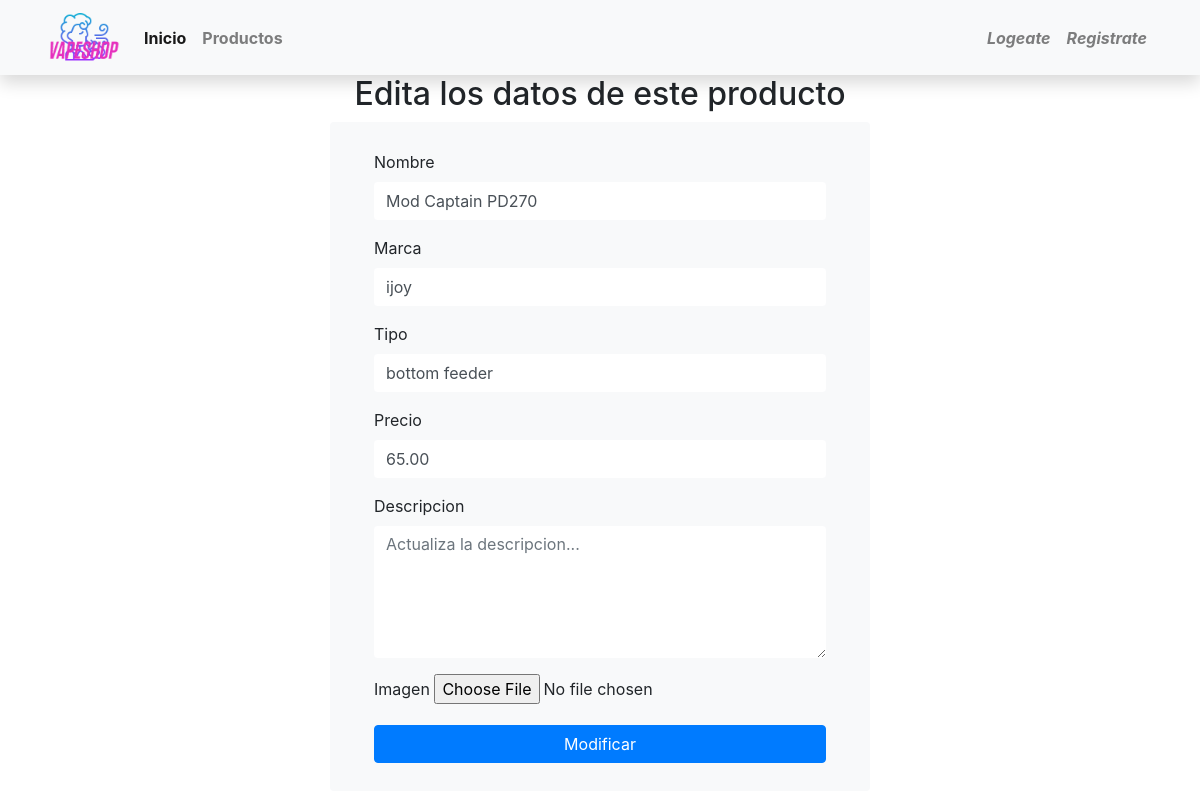
The app's page /updateproduct.php?id_producto=3 with its own data.
### tables this page shows
CREATE TABLE productos(
    id_producto INT NOT NULL AUTO_INCREMENT,
    nombre VARCHAR(20) NOT NULL,
    marca VARCHAR(20) NOT NULL,
    tipo VARCHAR (15) NOT NULL,
    descripcion VARCHAR(500),
    precio DECIMAL(6, 2),
    stock DECIMAL not NULL,
    id_categoria INT,
    imagen_producto TEXT,
    FOREIGN KEY(id_categoria) REFERENCES categorias(id_categoria),
    PRIMARY KEY(id_producto)
);

### updateproduct.php (the view, shortened to what this page needs)
<!doctype html>
<html lang="en">
<head>
    <link rel="stylesheet" href="https://stackpath.bootstrapcdn.com/bootstrap/4.3.1/css/bootstrap.min.css">
</head>
<body>
    <?php
    require_once 'assets/layouts/nav.php';
    include 'functions/update_functions.php';
    $id_producto = $_REQUEST['id_producto'];
    $sentencia = "SELECT * from productos where id_producto='$id_producto'" or die("Error: %s\n" . $con->error);
    $resultado = mysqli_query($con, $sentencia);
    $fila = $resultado->fetch_assoc();
    ?>
    <div id="updateproducts">
        <center>
            <h2>Edita los datos de este producto</h2>
        </center>
        <div class="container">
            <div class="row">
                <div class="col-md-6 mx-auto">
                    <div class="card border-0 bg-light px-4 py-2">
                        <form action="" method="post" onsubmit="validate_update()"  enctype="multipart/form-data">
                            <div class="card-body">
                                <div class="form-group">
                                    <label for="">Nombre</label>
                                    <input class="form-control border-0" type="text" name="nombre" id="nombre" placeholder="Actualiza el nombre..." value="<?php echo $fila['nombre']; ?>">
                                </div>
                                <div class="form-group">
                                    <label for="">Marca</label><input class="form-control border-0" type="text" name="marca" id="marca" placeholder="Actualiza la marca..." value="<?php echo $fila['marca']; ?>">
                                </div>
                                <div class="form-group">
                                    <label for="">Tipo</label><input class="form-control border-0" type="text" name="tipo" id="tipo" placeholder="Actualiza el tipo..." value="<?php echo $fila['tipo']; ?>">
                                </div>
                                <div class="form-group">
                                    <label for="">Precio</label><input class="form-control border-0" type="number" name="precio" id="precio" placeholder="Actualiza el precio..." value="<?php echo $fila['precio']; ?>">
                                </div>
                                <div class="form-group">
                                    <label for="">Descripcion</label><textarea class="form-control border-0" name="descripcion" id="descripcion" cols="30" rows="5" placeholder="Actualiza la descripcion..."></textarea>
                                </div>
                                <div class="form-group">
                                    <label for="">Imagen</label>
                                    <input type="file" name="imagen_producto">
                                </div>
                                <button class="btn btn-primary btn-block">Modificar</button>
                            </div>
                        </form>
                    </div>
                </div>
            </div>
        </div>
    </div>
</body>
</html>

### records on screen
productos: nombre "Mod Captain PD270", marca "ijoy", tipo "bottom feeder", precio "65.00"
